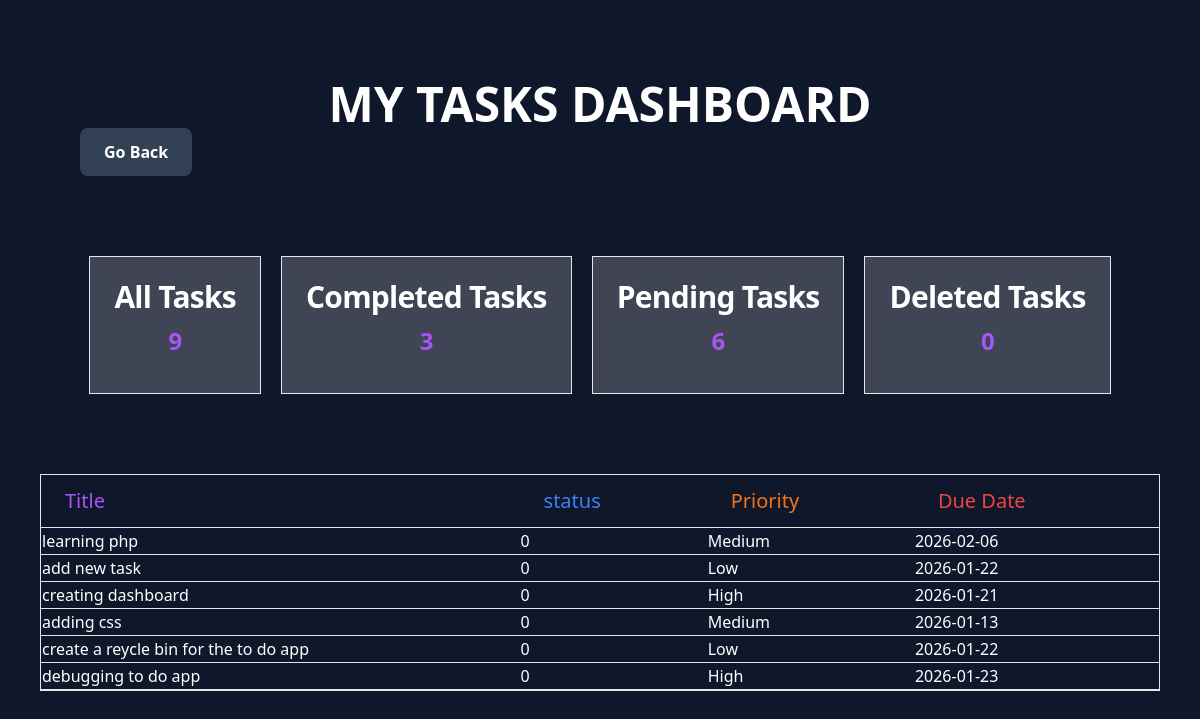
/dashboard.php?filter=pending, run on an earlier commit of the app's database.
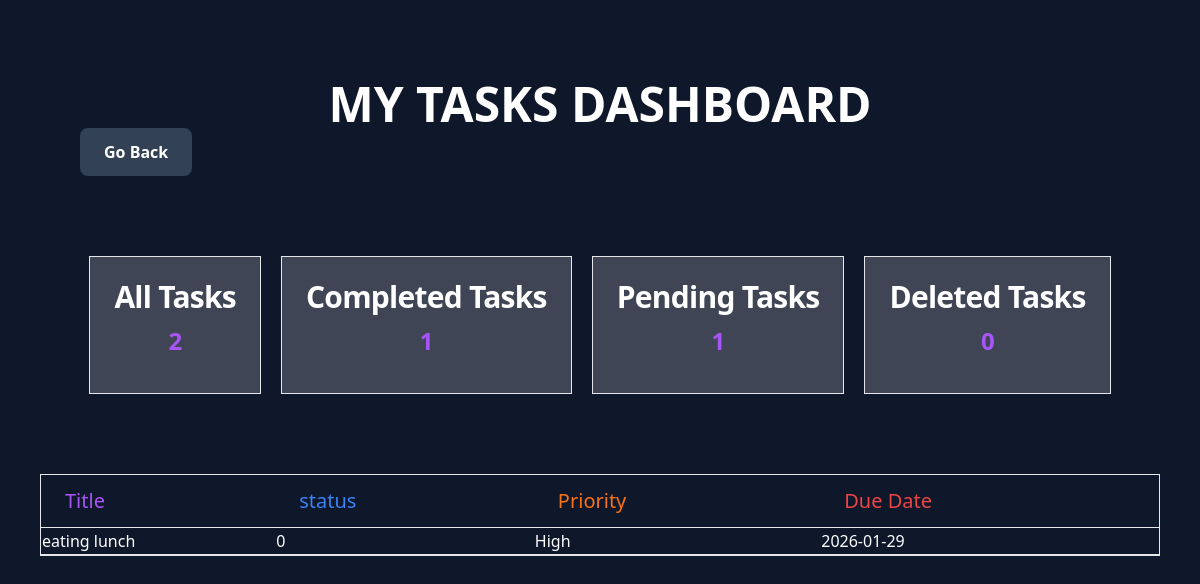
And on a later commit of the database.
### tables this page shows
CREATE TABLE tasks(
            id INTEGER PRIMARY KEY,
            title TEXT NOT NULL,
            is_complete INTEGER DEFAULT 0,
            priority TEXT CHECK (priority IN ('High', 'Medium', 'Low')),
            due_date DATE,
            created_at TIMESTAMP DEFAULT CURRENT_TIMESTAMP,
            deleted_at TIMESTAMP NULL DEFAULT NULL
        );

### dashboard.php (the view, shortened to what this page needs)
<?php
require_once __DIR__. '/dbConfig.php';
$sql=$connection->query("SELECT COUNT(*) AS total FROM tasks");
$total_tasks=$sql->fetch(PDO::FETCH_ASSOC)['total'];
$sql=$connection->query("SELECT COUNT(*) AS completed FROM tasks WHERE is_complete=1");
$result=$sql->fetch(PDO::FETCH_ASSOC)['completed'];
$sql_query=$connection->query("SELECT COUNT(*) AS incomplete FROM tasks WHERE is_complete=0");
$pending=$sql_query->fetch(PDO::FETCH_ASSOC)['incomplete'];
$sql_stm=$connection->query("SELECT COUNT(*) AS deleted FROM tasks WHERE deleted_at IS NOT NULL");
$deleted=$sql_stm->fetch(PDO::FETCH_ASSOC)['deleted'];
$view = $_GET['filter'] ?? 'all' ;
$view_tasks=[];
if($view=='all'){
    $sth=$connection->query("SELECT * FROM tasks WHERE deleted_at IS NULL");
    $sth->setFetchMode(PDO::FETCH_ASSOC);
    $view_tasks=$sth->fetchAll();
}elseif( $view=='completed'){
    $smt=$connection->query("SELECT * FROM tasks WHERE is_complete=1");
    $smt->setFetchMode(PDO::FETCH_ASSOC);
    $view_tasks=$smt->fetchAll();
}elseif($view=='pending'){
    $dbc=$connection->query("SELECT * FROM tasks WHERE is_complete=0");
    $dbc->setFetchMode(PDO::FETCH_ASSOC);
    $view_tasks=$dbc->fetchAll();
}elseif($view=='deleted'){
    $dbs=$connection->query("SELECT * FROM tasks WHERE deleted_at is NOT NULL");
    $dbs->setFetchMode(PDO::FETCH_ASSOC);
    $view_tasks=$dbs->fetchAll();
}
?>
<!DOCTYPE html>
<html lang="en">
<head>
    <script src="https://cdn.tailwindcss.com"></script>
</head>
<body class="bg-slate-900">
    <div class="p-20">
     <h3 class="text-white flex justify-center text-5xl font-bold">MY TASKS DASHBOARD</h3>
     <a href="/" class=" inline-block bg-slate-700 hover:bg-slate-600 text-white px-6 py-3 rounded-lg font-semibold transition">Go Back</a>
    </div>
   <div class="container flex flex-row mx-auto gap-5 max-w-9xl justify-center">
    <a href="dashboard.php?filter=all" class="bg-white/20 block max-w-sm p-6 border border-default rounded-base shadow-xs hover:bg-neutral-secondary-medium">
        <h5 class="mb-3 text-3xl font-semibold  text-white tracking-tight text-heading leading-8">All Tasks</h5>
       <h4 class="mb-3 text-2xl text-center text-purple-500 font-bold tracking-tight text-heading leading-8"><?=  $total_tasks?></h4>
    </a>
    <a href="dashboard.php?filter=completed" class="bg-white/20 block max-w-sm p-6 border border-default rounded-base shadow-xs hover:bg-neutral-secondary-medium">
        <h5 class="mb-3 text-3xl font-semibold text-white tracking-tight text-heading leading-8">Completed Tasks</h5>
        <h4 class="mb-3 text-2xl  text-center text-purple-500 font-bold tracking-tight text-heading leading-8"><?=  $result?></h4>
    </a>
    <a href="dashboard.php?filter=pending" class="bg-white/20 block max-w-sm p-6 border border-default rounded-base shadow-xs hover:bg-neutral-secondary-medium">
        <h5 class="mb-3 text-3xl font-semibold text-white tracking-tight text-heading leading-8">Pending Tasks</h5>
        <h4 class="mb-3 text-2xl  text-center text-purple-500 font-bold tracking-tight text-heading leading-8"><?=  $pending?></h4>
    </a>
    <a href="dashboard.php?filter=deleted" class="bg-white/20 block max-w-sm p-6 border border-default rounded-base shadow-xs hover:bg-neutral-secondary-medium">
        <h5 class="mb-3 text-3xl font-semibold text-white tracking-tight text-heading leading-8">Deleted Tasks</h5>
        <h4 class="mb-3 text-2xl  text-center text-purple-500 font-bold tracking-tight text-heading leading-8"><?=  $deleted?></h4>
    </a>
   </div>
   <div class="container-fluid text-white py-20 px-10">
    <div class="relative overflow-x-auto bg-neutral-primary-soft shadow-xs rounded-base border border-default">
        <table class="w-full text-md text-left rtl:text-right text-body">
            <thead class="text-sm text-body bg-neutral-secondary-soft border-b rounded-base border-default">
                <tr>
                    <th scope="col" class="px-6 py-3 font-medium text-xl text-purple-500 text-heading">
                        Title
                    </th>
                     <th scope="col" class="px-6 py-3 font-medium text-xl text-blue-500 text-heading">
                        status
                    </th>
                    <th scope="col" class="px-6 py-3 font-medium text-xl text-orange-500 text-heading">
                        Priority
                    </th>
                    <th scope="col" class="px-6 py-3 font-medium text-xl text-red-500 text-heading">
                        Due Date
                    </th>
                </tr>
            </thead>
            <tbody>
             <?php
               foreach($view_tasks as $row){
                    echo "<tr class='border-b border-default'> ";
                    echo"<td>" .$row['title']. "</td>";
                    echo"<td>" .$row['is_complete']. "</td>";
                    echo"<td>" .$row['priority']. "</td>";
                    echo"<td>" .$row['due_date'] ."</td>";
                    echo"<td>" .$row['deleted_at'] ."</td>";
                    echo "</tr>";
               }
             ?>
            </tbody>
        </table>
    </div>
   </div>
</body>
</html>

What changed in the data, as far as the page shows it:
removed tasks: title "learning php", is_complete "0", priority "Medium", due_date "2026-02-06"
removed tasks: title "add new task", is_complete "0", priority "Low", due_date "2026-01-22"
removed tasks: title "creating dashboard", is_complete "0", priority "High", due_date "2026-01-21"
removed tasks: title "adding css", is_complete "0", priority "Medium", due_date "2026-01-13"
removed tasks: title "create a reycle bin for the to do app", is_complete "0", priority "Low", due_date "2026-01-22"
removed tasks: title "debugging to do app", is_complete "0", priority "High", due_date "2026-01-23"
added tasks: title "eating lunch", is_complete "0", priority "High", due_date "2026-01-29"
Also different on the page:
$total_tasks: "9" → "2"
$result: "3" → "1"
$pending: "6" → "1"
